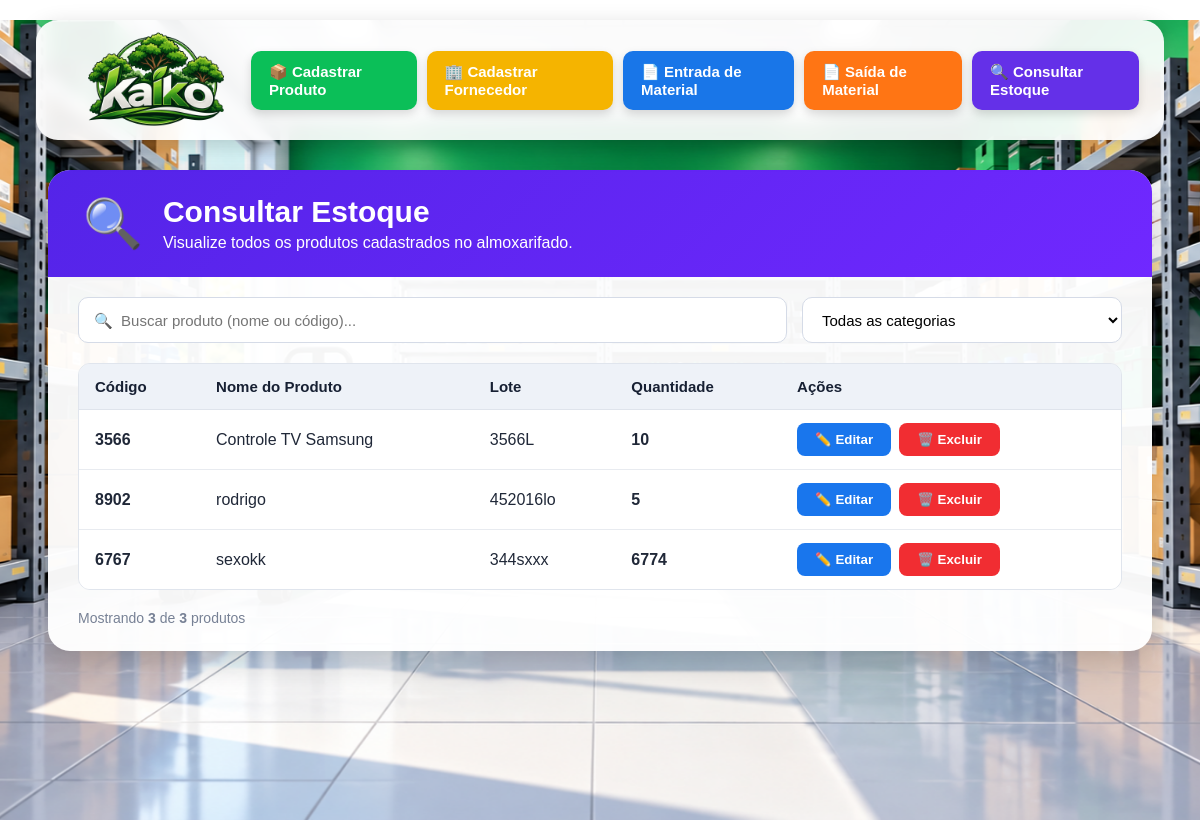
Page /estoque on the earlier database version.
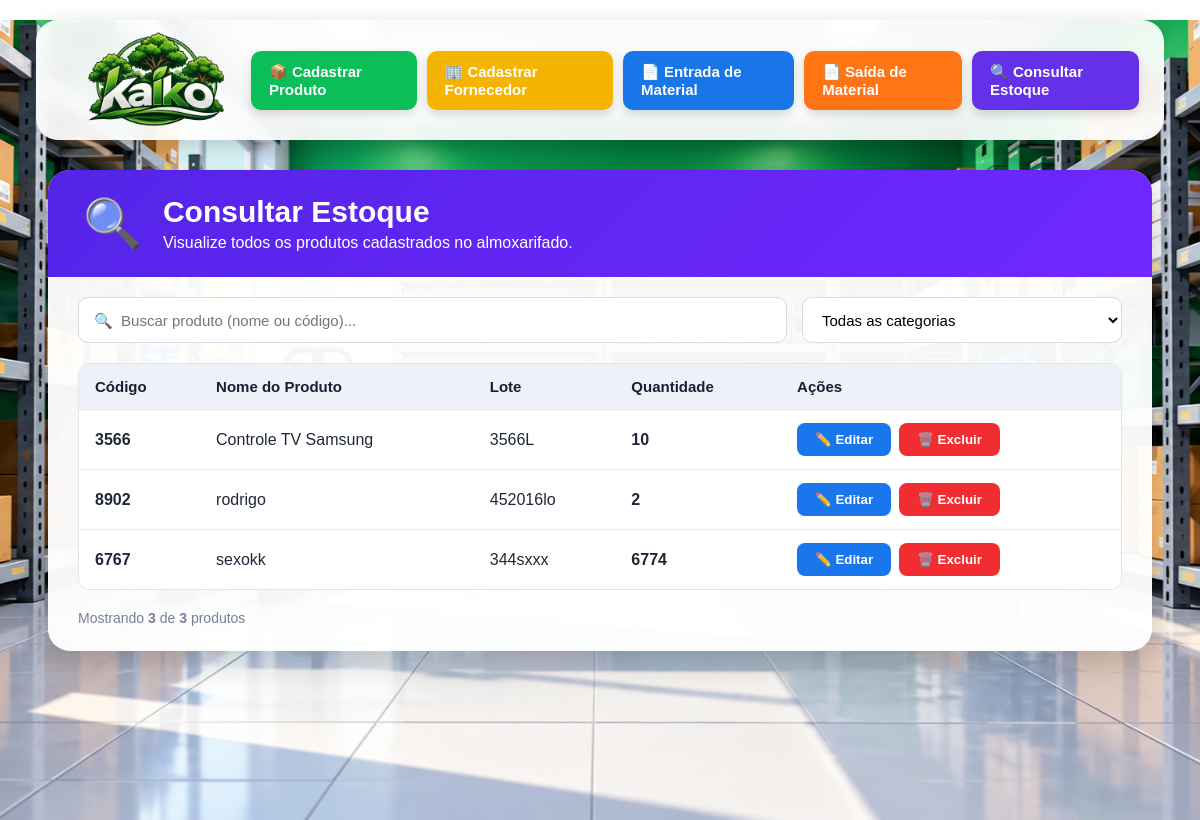
Same page on the later database version.
### tables this page shows
CREATE TABLE produtos (
            id INTEGER PRIMARY KEY AUTOINCREMENT,
            nome TEXT NOT NULL,
            codigo TEXT NOT NULL,
            quantidade INTEGER NOT NULL
        , categoria TEXT);

CREATE TABLE lotes (
            id INTEGER PRIMARY KEY AUTOINCREMENT,
            produto_id INTEGER NOT NULL,
            lote TEXT NOT NULL,
            quantidade INTEGER NOT NULL DEFAULT 0
        );

### app.py (the view)
@app.route("/estoque")
def estoque():
    conexao = conectar_banco()
    try:
        cursor = conexao.cursor()
        cursor.execute("SELECT * FROM produtos ORDER BY nome")
        produtos = cursor.fetchall()
        cursor.execute("SELECT * FROM lotes ORDER BY lote")
        lotes = cursor.fetchall()
    finally:
        conexao.close()
    return render_template("estoque.html", produtos=produtos, lotes=lotes)

### app.py (called while the page is built)
def conectar_banco():
    conexao = sqlite3.connect(DB_NAME)
    conexao.row_factory = sqlite3.Row
    return conexao

### templates/estoque.html (shortened to what this page needs)
<!DOCTYPE html>
<html lang="pt-BR">
<head>
    <link rel="stylesheet" href="{{ url_for('static', filename='style.css') }}">
</head>
<body>
    <div class="estoque-pagina">
        <header class="menu">
            <a href="/" class="logo-menu">
                <img
                    src="{{ url_for('static', filename='logo_kaiko.png') }}"
                    alt="Kaiko"
                >
            </a>
            <nav>
                <a href="/cadastrar">
                    📦 Cadastrar Produto
                </a>
                <a href="/fornecedor">
                    🏢 Cadastrar Fornecedor
                </a>
                <a href="/entrada">
                    📄 Entrada de Material
                </a>
                <a href="/saida">
                    📄 Saída de Material
                </a>
                <a href="/estoque">
                    🔍 Consultar Estoque
                </a>
            </nav>
        </header>
        <main class="estoque-container">
            <div class="estoque-card">
                <div class="estoque-cabecalho">
                    <div class="estoque-icone">
                        🔍
                    </div>
                    <div>
                        <h1>
                            Consultar Estoque
                        </h1>
                        <p>
                            Visualize todos os produtos cadastrados no almoxarifado.
                        </p>
                    </div>
                </div>
                <div class="estoque-filtros">
                    <div class="campo-busca">
                        <input
                            type="text"
                            id="buscarEstoque"
                            placeholder="🔍  Buscar produto (nome ou código)..."
                        >
                    </div>
                    <div class="campo-filtro">
                        <select id="filtroCategoria">
                            <option value="">
                                Todas as categorias
                            </option>
                        </select>
                    </div>
                </div>
                <div class="tabela-container">
                    <table class="tabela-estoque">
                        <thead>
                            <tr>
                                <th>
                                    Código
                                </th>
                                <th>
                                    Nome do Produto
                                </th>
                                <th>
                                    Lote
                                </th>
                                <th>
                                    Quantidade
                                </th>
                                <th>
                                    Ações
                                </th>
                            </tr>
                        </thead>
                        <tbody id="tabelaProdutos">
                            {% for produto in produtos %}
                            <tr
                                data-produto="{{ produto[1] | lower }}"
                                data-codigo="{{ produto[2] | lower }}"
                                data-categoria="{{ produto[4] or '' }}"
                            >
                                <td class="codigo-produto">
                                    {{ produto[2] }}
                                </td>
                                <td class="nome-produto">
                                    {{ produto[1] }}
                                </td>
                                <td class="lote-produto">
                                    {% for lote in lotes %}
                                        {% if lote[1] == produto[0] %}
                                            {{ lote[2] }}<br>
                                        {% endif %}
                                    {% endfor %}
                                </td>
                                <td class="quantidade-produto">
                                    {{ produto[3] }}
                                </td>
                                <td>
                                    <div class="acoes-estoque">
                                        <form
                                            method="GET"
                                            action="/editar/{{ produto[0] }}"
                                        >
                                            <button
                                                type="submit"
                                                class="btn-editar"
                                            >
                                                ✏️ Editar
                                            </button>
                                        </form>
                                        <form
                                            method="POST"
                                            action="/excluir/{{ produto[0] }}"
                                            onsubmit="return confirm('Tem certeza que deseja excluir este produto?');"
                                        >
                                            <button
                                                type="submit"
                                                class="btn-excluir"
                                            >
                                                🗑️ Excluir
                                            </button>
                                        </form>
                                    </div>
                                </td>
                            </tr>
                            {% endfor %}
                        </tbody>
                    </table>
                </div>
                <div class="estoque-rodape">
                    Mostrando
                    <strong id="contadorProdutos">
                        {{ produtos|length }}
                    </strong>
                    de
                    <strong>
                        {{ produtos|length }}
                    </strong>
                    produtos
                </div>
            </div>
        </main>
    </div>
</body>
</html>

### static/style.css (style rules this page uses)
* { margin: 0; padding: 0; box-sizing: border-box; }
body { font-family: Arial, Helvetica, sans-serif; min-height: 100vh; overflow-x: hidden; }
.menu { width: 94%; max-width: 1500px; margin: 20px auto; padding: 10px 25px; background: rgba(255, 255, 255, 0.92); backdrop-filter: blur(8px); border-radius: 22px; display: flex; align-items: center; box-shadow: 0 8px 25px rgba(0, 0, 0, 0.20); }
.logo-menu { display: flex; align-items: center; text-decoration: none; }
.logo-menu img { width: 190px; height: 100px; object-fit: contain; }
.menu nav { flex: 1; display: flex; justify-content: flex-end; gap: 10px; }
.menu nav a { text-decoration: none; color: #1f2937; font-size: 15px; font-weight: bold; padding: 12px 15px; border-radius: 12px; transition: 0.2s; }
.menu nav a { background: #0bbf58; color: white; padding: 12px 18px; border-radius: 10px; box-shadow: 0 4px 10px rgba(0, 0, 0, 0.15); transition: 0.2s; }
.menu nav a:nth-child(1) { background: #0bbf58; }
.menu nav a:nth-child(2) { background: #f5b400; }
.menu nav a:nth-child(3) { background: #1976e8; }
.menu nav a:nth-child(4) { background: #ff7514; }
.menu nav a:nth-child(5) { background: #6430e8; }

Differences in the rows shown:
changed produtos "rodrigo": quantidade "5" → "2"
